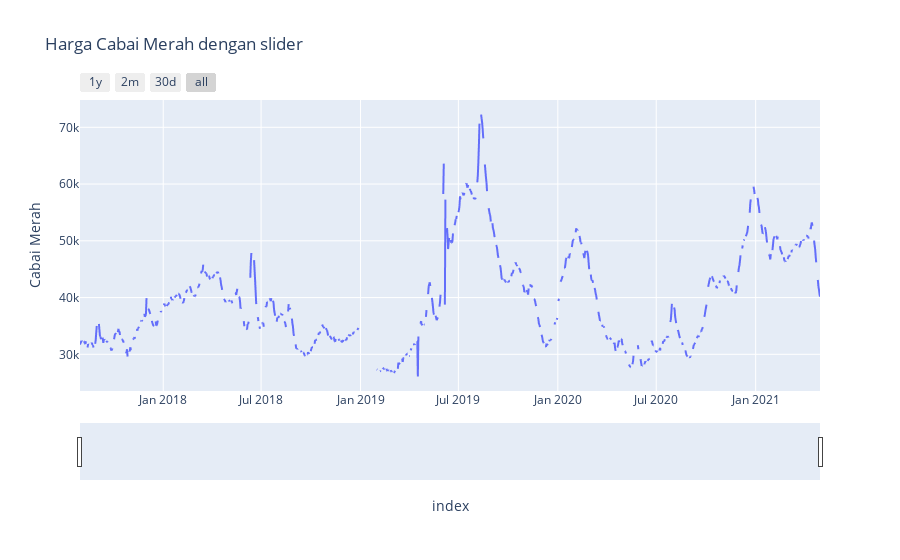

Source (notebook cell):
### Markdown cell above
## Cabai Merah

### Code cell
fig = px.line(data, x = data.index, y = 'Cabai Merah', title = 'Harga Cabai Merah dengan slider')
fig.update_xaxes(rangeslider_visible=True,
                rangeselector=dict(
                    buttons=list([
                        dict(count=1, label='1y', step = 'year', stepmode='todate'),
                        dict(count=6, label='2m', step = 'month', stepmode='backward'),
                        dict(count=30, label='30d', step = 'day', stepmode='backward'),
                        dict(step='all')
                ])))
fig.show()

### Figure 1 — Plotly figure (JSON) as saved in the notebook; plotly's stock layout.template omitted (floating-point values rounded to 4 significant figures; data arrays with more than 128 entries replaced by an {"elided": "..."} marker saying what was removed)
{"data": [{"hovertemplate": "index=%{x}<br>Cabai Merah=%{y}<extra></extra>", "legendgroup": "", "line": {"color": "#636efa", "dash": "solid"}, "mode": "lines", "name": "", "showlegend": false, "type": "scattergl", "x": {"elided": "1370 str values"}, "xaxis": "x", "y": {"elided": "1370 int values"}, "yaxis": "y"}], "layout": {"legend": {"tracegroupgap": 0}, "title": {"text": "Harga Cabai Merah dengan slider"}, "xaxis": {"anchor": "y", "domain": [0, 1], "rangeselector": {"buttons": [{"count": 1, "label": "1y", "step": "year", "stepmode": "todate"}, {"count": 6, "label": "2m", "step": "month", "stepmode": "backward"}, {"count": 30, "label": "30d", "step": "day", "stepmode": "backward"}, {"step": "all"}]}, "rangeslider": {"visible": true}, "title": {"text": "index"}}, "yaxis": {"anchor": "x", "domain": [0, 1], "title": {"text": "Cabai Merah"}}}}
